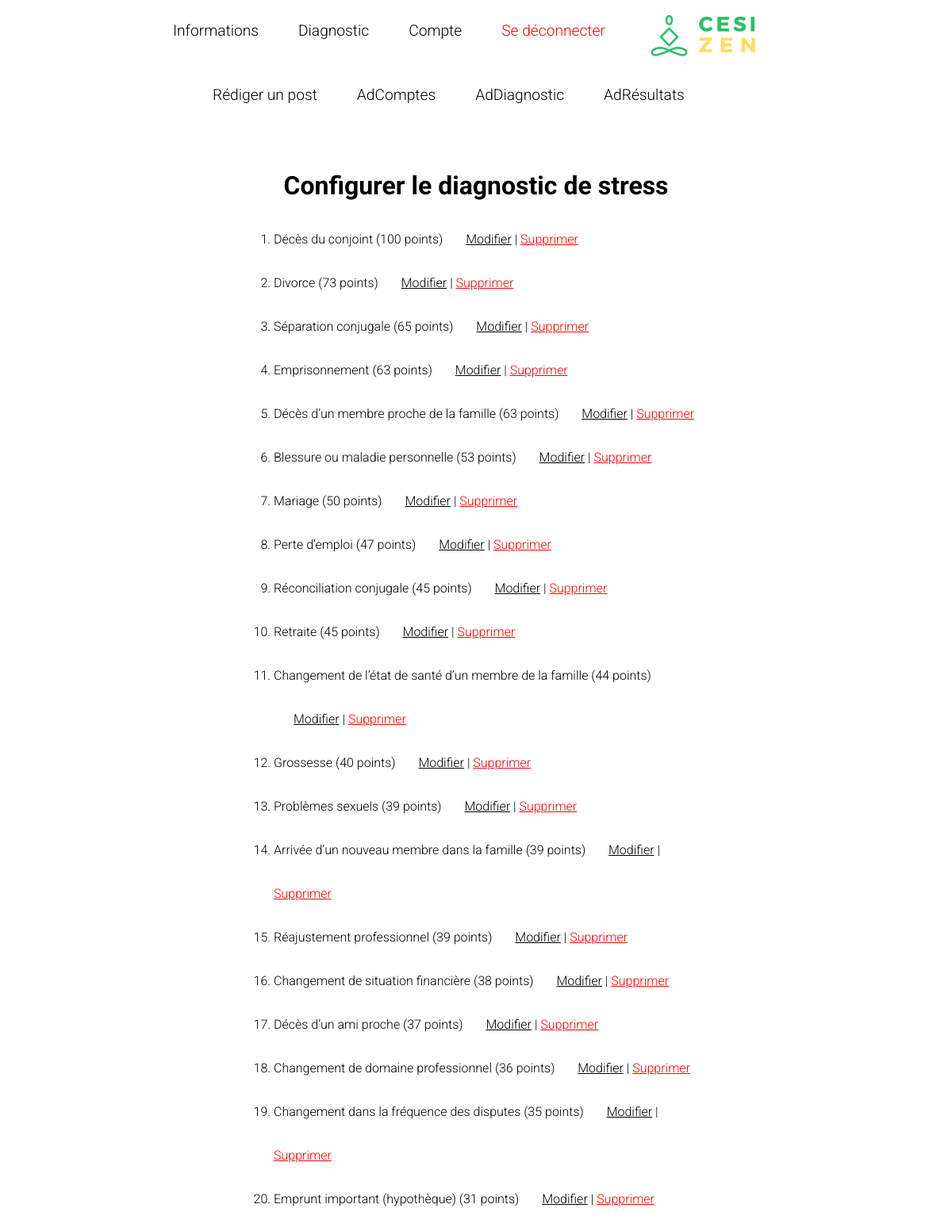
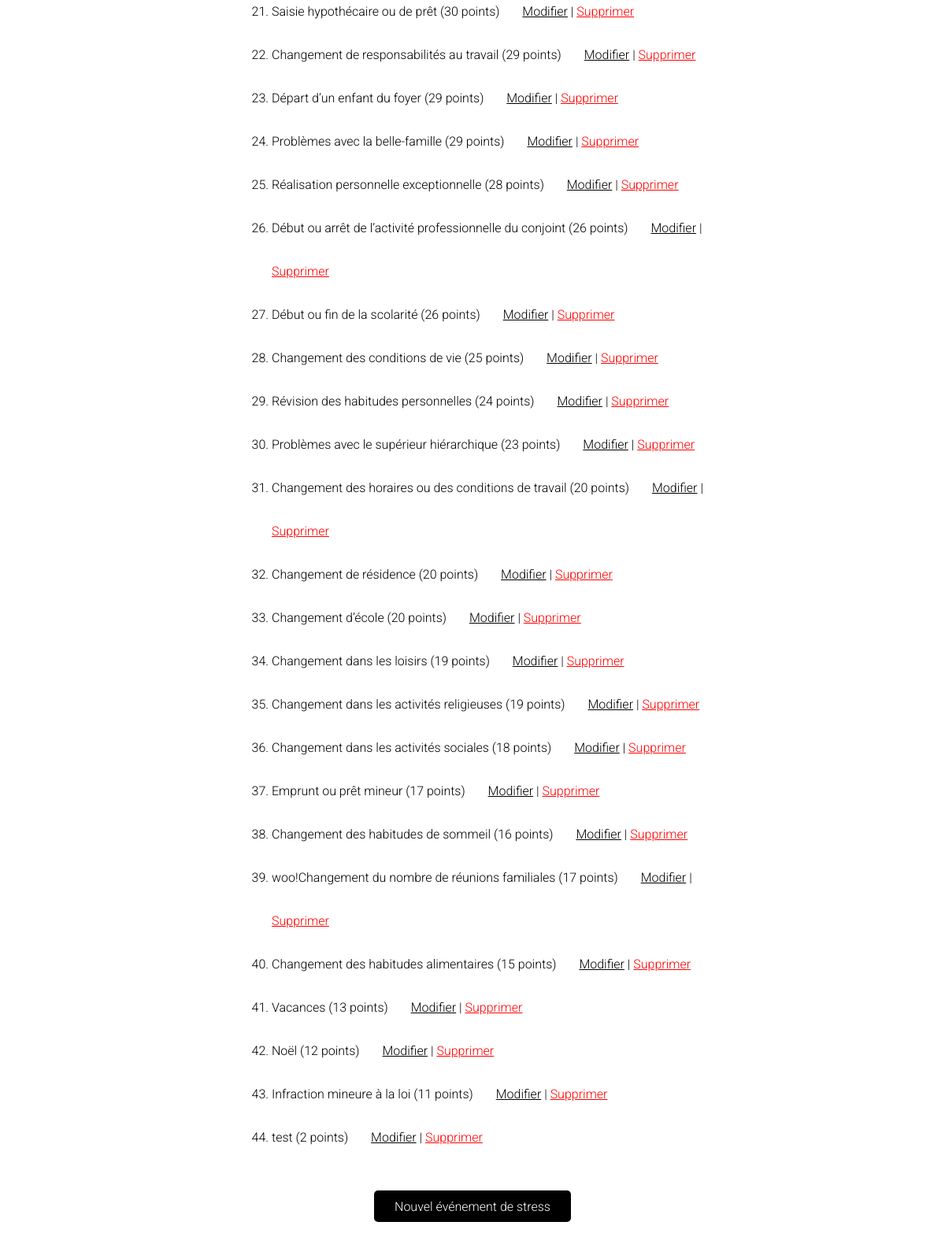
/administration/stress-events/ (signed in), run on the app's committed database (2 pictures, top to bottom).
### cesizenapp/models.py (models this page shows)
class StressEvent(models.Model):
    description = models.CharField(max_length=255)
    score = models.PositiveIntegerField()

### cesizenapp/views.py (the view)
# urls.py: path('administration/stress-events/', views.stress_event_list, name='stress_event_list'),
@user_passes_test(admin_check)
def stress_event_list(request):
    events = StressEvent.objects.all()
    return render(request, 'stress_event_list.html', {'events': events})

### cesizenapp/views.py (called while the page is built)
def admin_check(user):
    return user.is_superuser

### cesizenapp/templates/stress_event_list.html (shortened to what this page needs)
<!DOCTYPE html>
<html lang="en">
<head>
</head>
<body>
{% include 'navigationMenu.html' %}
<h1 style="width: 100%; justify-content: center; margin-left: auto; margin-right: auto; display: flex; margin-top: 65px;">
    Configurer le diagnostic de stress </h1>
<ol style="justify-content: center; margin-left: auto; margin-right: auto; display: flex; width: 550px; flex-wrap: wrap; line-height: 55px;">
    {% for event in events %}
        <li style="width: 100%;">
            {{ event.description }} ({{ event.score }} points)
            <a href="{% url 'cesizenapp:stress_event_edit' event.id %}" style="color: black; margin-left: 25px; ">Modifier</a> |
            <form method="post" action="{% url 'cesizenapp:stress_event_delete' event.id %}" style="display: inline;">
                <button type="submit"
                        style="background: none; border: none; color: red; text-decoration: underline; cursor: pointer; padding: 0; font: inherit;"
                        onclick="return confirm('Êtes-vous sûr·e de vouloir supprimer cet événement de stress ?');">
                    Supprimer
                </button>
            </form>
        </li>
    {% endfor %}
</ol>
<a href="{% url 'cesizenapp:stress_event_create' %}"
   style="text-decoration: none; align-items: center; text-align: center; margin-left: auto; margin-right: auto; display: flex; justify-content: center; margin-top: 40px; margin-bottom: 50px; background-color: black; color: white; font-size: 100%; width: 250px; height: 40px; border:none; border-radius: 5px">
    Nouvel événement de stress
</a>
</body>
</html>

### cesizenapp/templates/navigationMenu.html (style rules this page uses)
body { font-family: 'Roboto', sans-serif; font-weight: 300; }

### data on the page
StressEvent: description "Décès du conjoint", score "100"
StressEvent: description "Divorce", score "73"
StressEvent: description "Séparation conjugale", score "65"
StressEvent: description "Emprisonnement", score "63"
StressEvent: description "Décès d’un membre proche de la famille", score "63"
StressEvent: description "Blessure ou maladie personnelle", score "53"
StressEvent: description "Mariage", score "50"
StressEvent: description "Perte d’emploi", score "47"
StressEvent: description "Réconciliation conjugale", score "45"
StressEvent: description "Retraite", score "45"
StressEvent: description "Changement de l’état de santé d’un membre de la famille", score "44"
StressEvent: description "Grossesse", score "40"
StressEvent: description "Problèmes sexuels", score "39"
StressEvent: description "Arrivée d’un nouveau membre dans la famille", score "39"
StressEvent: description "Réajustement professionnel", score "39"
StressEvent: description "Changement de situation financière", score "38"
StressEvent: description "Décès d’un ami proche", score "37"
StressEvent: description "Changement de domaine professionnel", score "36"
StressEvent: description "Changement dans la fréquence des disputes", score "35"
StressEvent: description "Emprunt important (hypothèque)", score "31"
StressEvent: description "Saisie hypothécaire ou de prêt", score "30"
StressEvent: description "Changement de responsabilités au travail", score "29"
StressEvent: description "Départ d’un enfant du foyer", score "29"
StressEvent: description "Problèmes avec la belle-famille", score "29"
StressEvent: description "Réalisation personnelle exceptionnelle", score "28"
StressEvent: description "Début ou arrêt de l’activité professionnelle du conjoint", score "26"
StressEvent: description "Début ou fin de la scolarité", score "26"
StressEvent: description "Changement des conditions de vie", score "25"
StressEvent: description "Révision des habitudes personnelles", score "24"
StressEvent: description "Problèmes avec le supérieur hiérarchique", score "23"
StressEvent: description "Changement des horaires ou des conditions de travail", score "20"
StressEvent: description "Changement de résidence", score "20"
StressEvent: description "Changement d’école", score "20"
StressEvent: description "Changement dans les loisirs", score "19"
StressEvent: description "Changement dans les activités religieuses", score "19"
StressEvent: description "Changement dans les activités sociales", score "18"
StressEvent: description "Emprunt ou prêt mineur", score "17"
StressEvent: description "Changement des habitudes de sommeil", score "16"
StressEvent: description "woo!Changement du nombre de réunions familiales", score "17"
StressEvent: description "Changement des habitudes alimentaires", score "15"
StressEvent: description "Vacances", score "13"
StressEvent: description "Noël", score "12"
StressEvent: description "Infraction mineure à la loi", score "11"
StressEvent: description "test", score "2"
